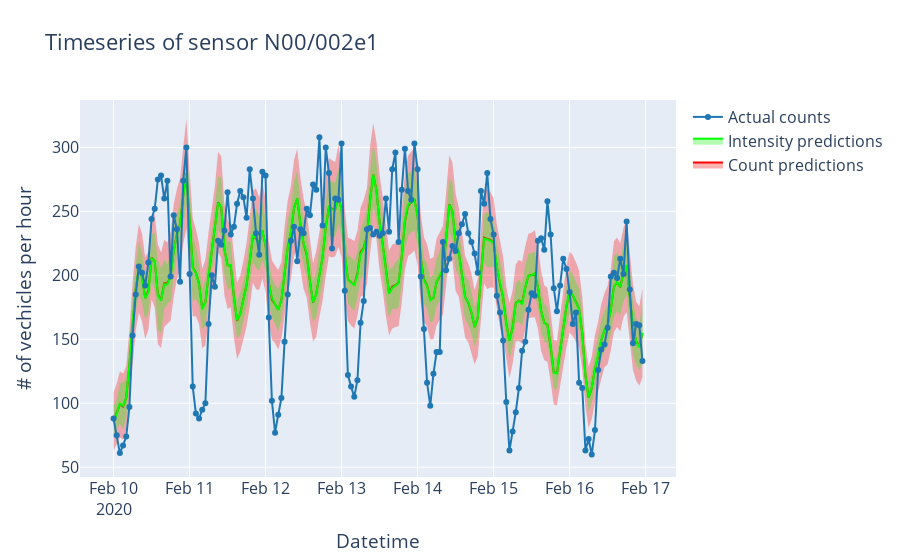

This figure's notebook cell:
### Code cell
plotly_results(sensor_df, detector_id, model, X, num_samples=1000)

### Figure 1 — Plotly figure (JSON) as saved in the notebook; plotly's stock layout.template omitted (floating-point values rounded to 4 significant figures; data arrays with more than 128 entries replaced by an {"elided": "..."} marker saying what was removed)
{"data": [{"line": {"width": 0}, "marker": {"color": "#444"}, "mode": "lines", "name": "$Counts \\mu-2\\sigma$", "showlegend": false, "type": "scatter", "x": {"elided": "168 str values"}, "y": {"elided": "168 float values"}}, {"fill": "tonexty", "fillcolor": "rgba(255,0,0,0.3)", "line": {"color": "rgb(255, 0, 0)"}, "mode": "lines", "name": "Count predictions", "type": "scatter", "x": {"elided": "168 str values"}, "y": {"elided": "168 float values"}}, {"fill": "tonexty", "fillcolor": "rgba(255,0,0,0.3)", "line": {"width": 0}, "marker": {"color": "#444"}, "mode": "lines", "name": "$Counts \\mu+2\\sigma$", "showlegend": false, "type": "scatter", "x": {"elided": "168 str values"}, "y": {"elided": "168 float values"}}, {"line": {"width": 0}, "marker": {"color": "#444"}, "mode": "lines", "name": "$Intensity \\mu-2\\sigma$", "showlegend": false, "type": "scatter", "x": {"elided": "168 str values"}, "y": {"elided": "168 float values"}}, {"fill": "tonexty", "fillcolor": "rgba(0,255,0,0.3)", "line": {"color": "rgb(0, 255, 0)"}, "mode": "lines", "name": "Intensity predictions", "type": "scatter", "x": {"elided": "168 str values"}, "y": {"elided": "168 float values"}}, {"fill": "tonexty", "fillcolor": "rgba(0,255,0,0.3)", "line": {"width": 0}, "marker": {"color": "#444"}, "mode": "lines", "name": "Intensity $\\mu+2\\sigma$", "showlegend": false, "type": "scatter", "x": {"elided": "168 str values"}, "y": {"elided": "168 float values"}}, {"line": {"color": "#1f77b4"}, "mode": "lines+markers", "name": "Actual counts", "type": "scatter", "x": {"elided": "168 str values"}, "y": {"elided": "168 int values"}}], "layout": {"font": {"size": 16}, "title": {"text": "Timeseries of sensor N00/002e1"}, "xaxis": {"title": {"text": "Datetime"}}, "yaxis": {"title": {"text": "# of vechicles per hour"}}}}
